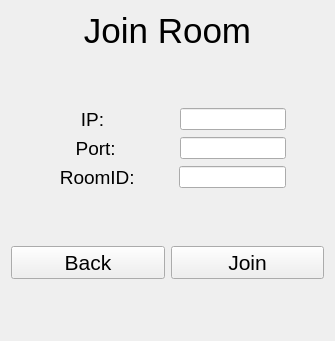
<?xml version="1.0" encoding="UTF-8"?>
<ui version="4.0">
 <class>JoinRoomPage</class>
 <widget class="QWidget" name="JoinRoomPage">
  <property name="geometry">
   <rect>
    <x>0</x>
    <y>0</y>
    <width>335</width>
    <height>341</height>
   </rect>
  </property>
  <property name="windowTitle">
   <string>Form</string>
  </property>
  <layout class="QVBoxLayout" name="verticalLayout">
   <item>
    <widget class="QLabel" name="label_join_room">
     <property name="text">
      <string>&lt;html&gt;&lt;head/&gt;&lt;body&gt;&lt;p&gt;&lt;span style=&quot; font-size:26pt;&quot;&gt;Join Room&lt;/span&gt;&lt;/p&gt;&lt;/body&gt;&lt;/html&gt;</string>
     </property>
     <property name="alignment">
      <set>Qt::AlignmentFlag::AlignCenter</set>
     </property>
    </widget>
   </item>
   <item>
    <spacer name="verticalSpacer">
     <property name="orientation">
      <enum>Qt::Orientation::Vertical</enum>
     </property>
     <property name="sizeHint" stdset="0">
      <size>
       <width>20</width>
       <height>40</height>
      </size>
     </property>
    </spacer>
   </item>
   <item>
    <layout class="QHBoxLayout" name="horizontalLayout_5">
     <item>
      <spacer name="horizontalSpacer_4">
       <property name="orientation">
        <enum>Qt::Orientation::Horizontal</enum>
       </property>
       <property name="sizeHint" stdset="0">
        <size>
         <width>40</width>
         <height>20</height>
        </size>
       </property>
      </spacer>
     </item>
     <item>
      <widget class="QLabel" name="label_2">
       <property name="font">
        <font>
         <pointsize>14</pointsize>
        </font>
       </property>
       <property name="text">
        <string>      IP:      </string>
       </property>
       <property name="alignment">
        <set>Qt::AlignmentFlag::AlignCenter</set>
       </property>
      </widget>
     </item>
     <item>
      <spacer name="horizontalSpacer">
       <property name="orientation">
        <enum>Qt::Orientation::Horizontal</enum>
       </property>
       <property name="sizeHint" stdset="0">
        <size>
         <width>40</width>
         <height>20</height>
        </size>
       </property>
      </spacer>
     </item>
     <item>
      <widget class="QLineEdit" name="lineEdit_ip"/>
     </item>
     <item>
      <spacer name="horizontalSpacer_5">
       <property name="orientation">
        <enum>Qt::Orientation::Horizontal</enum>
       </property>
       <property name="sizeHint" stdset="0">
        <size>
         <width>40</width>
         <height>20</height>
        </size>
       </property>
      </spacer>
     </item>
    </layout>
   </item>
   <item>
    <layout class="QHBoxLayout" name="horizontalLayout_8">
     <item>
      <spacer name="horizontalSpacer_6">
       <property name="orientation">
        <enum>Qt::Orientation::Horizontal</enum>
       </property>
       <property name="sizeHint" stdset="0">
        <size>
         <width>40</width>
         <height>20</height>
        </size>
       </property>
      </spacer>
     </item>
     <item>
      <widget class="QLabel" name="label_3">
       <property name="font">
        <font>
         <pointsize>14</pointsize>
        </font>
       </property>
       <property name="text">
        <string>     Port:    </string>
       </property>
       <property name="alignment">
        <set>Qt::AlignmentFlag::AlignCenter</set>
       </property>
      </widget>
     </item>
     <item>
      <spacer name="horizontalSpacer_2">
       <property name="orientation">
        <enum>Qt::Orientation::Horizontal</enum>
       </property>
       <property name="sizeHint" stdset="0">
        <size>
         <width>40</width>
         <height>20</height>
        </size>
       </property>
      </spacer>
     </item>
     <item>
      <widget class="QLineEdit" name="lineEdit_port"/>
     </item>
     <item>
      <spacer name="horizontalSpacer_7">
       <property name="orientation">
        <enum>Qt::Orientation::Horizontal</enum>
       </property>
       <property name="sizeHint" stdset="0">
        <size>
         <width>40</width>
         <height>20</height>
        </size>
       </property>
      </spacer>
     </item>
    </layout>
   </item>
   <item>
    <layout class="QHBoxLayout" name="horizontalLayout_7">
     <item>
      <spacer name="horizontalSpacer_8">
       <property name="orientation">
        <enum>Qt::Orientation::Horizontal</enum>
       </property>
       <property name="sizeHint" stdset="0">
        <size>
         <width>40</width>
         <height>20</height>
        </size>
       </property>
      </spacer>
     </item>
     <item>
      <widget class="QLabel" name="label_room_id">
       <property name="font">
        <font>
         <pointsize>14</pointsize>
        </font>
       </property>
       <property name="text">
        <string>  RoomID:</string>
       </property>
       <property name="alignment">
        <set>Qt::AlignmentFlag::AlignCenter</set>
       </property>
      </widget>
     </item>
     <item>
      <spacer name="horizontalSpacer_3">
       <property name="orientation">
        <enum>Qt::Orientation::Horizontal</enum>
       </property>
       <property name="sizeHint" stdset="0">
        <size>
         <width>40</width>
         <height>20</height>
        </size>
       </property>
      </spacer>
     </item>
     <item>
      <widget class="QLineEdit" name="lineEdit_room_id"/>
     </item>
     <item>
      <spacer name="horizontalSpacer_9">
       <property name="orientation">
        <enum>Qt::Orientation::Horizontal</enum>
       </property>
       <property name="sizeHint" stdset="0">
        <size>
         <width>40</width>
         <height>20</height>
        </size>
       </property>
      </spacer>
     </item>
    </layout>
   </item>
   <item>
    <spacer name="verticalSpacer_2">
     <property name="orientation">
      <enum>Qt::Orientation::Vertical</enum>
     </property>
     <property name="sizeHint" stdset="0">
      <size>
       <width>20</width>
       <height>40</height>
      </size>
     </property>
    </spacer>
   </item>
   <item>
    <layout class="QHBoxLayout" name="horizontalLayout_9">
     <item>
      <widget class="QPushButton" name="pushButton_back">
       <property name="font">
        <font>
         <pointsize>16</pointsize>
        </font>
       </property>
       <property name="text">
        <string>Back</string>
       </property>
      </widget>
     </item>
     <item>
      <widget class="QPushButton" name="pushButton_join">
       <property name="font">
        <font>
         <pointsize>16</pointsize>
        </font>
       </property>
       <property name="text">
        <string>Join</string>
       </property>
      </widget>
     </item>
    </layout>
   </item>
   <item>
    <spacer name="verticalSpacer_3">
     <property name="orientation">
      <enum>Qt::Orientation::Vertical</enum>
     </property>
     <property name="sizeHint" stdset="0">
      <size>
       <width>20</width>
       <height>40</height>
      </size>
     </property>
    </spacer>
   </item>
  </layout>
 </widget>
 <resources/>
 <connections/>
</ui>
